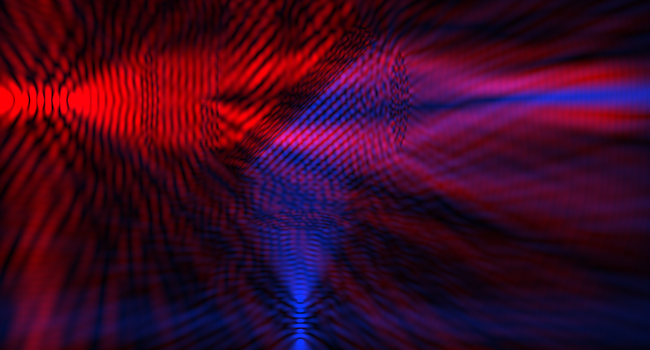
#> input picture pywavedude_frame_1795177148.png, 650 x 350 px
$ python -i project.py   (imports and definitions only)
#> lines starting #> are read from the running program, lines starting #| are printed output that depends on the picture
# SPDX-License-Identifier: GPL-3.0-or-later
# PyWaveDude: Python port of WaveDude Next (C) Alexander Graef, after Jeroen Vleggaar (Huygens Optics) and 0x23.
"""The project and its ``.wdproj`` file (port of ``Model/Project.cs`` and the XmlSerializer layout it uses).

The file is sparse XML: an attribute per property that differs from its default, named as the C# property
(``RefractiveIndex``, ``AX``), children for lists (``<Node>``, ``<Point>``, ``<Layer>``, ``<Array>``). Attributes this
port does not model (graph boxes, export flags, …) are kept on the object they were read with and written back,
so a round trip through PyWaveDude does not lose them. Version upgrades of older files follow ``Project.Load``.
"""

from __future__ import annotations

import base64
import dataclasses
import io
import math
import random
import xml.etree.ElementTree as ET
from dataclasses import dataclass, field
from enum import Enum
from pathlib import Path

import numpy as np

from .engine.sources import PointSource
from .parts import model as pm
from .probes import Probe, ProbeBoxSize, ProbeKind
from .render import ColorScheme

CURRENT_VERSION = 4
EXTRA = "_xml_extra"          # unknown attributes kept per object: {name: text}
EXTRA_CHILDREN = "_xml_children"


# ====================================================================== the project
@dataclass
class SceneSettings:
    use_image: bool = False            # Mode = Image
    image_name: str = ""               # Image: the file name shown
    image_path: str = ""               # ImagePath: where it came from (relative to the project when possible)
    width: int = 1920
    height: int = 1080
    refractive_index: float = 1.0
    open_edges: bool = True            # Edges = Open / Reflective
    damping_edge: int = -32
    image_sources: bool = False
    image_source_scale: float = 1.0
    object_sources: bool = True


@dataclass
class SimSettings:
    steps: int = 2500
    visualize_every: int = 2
    fourth_order: bool = True
    wave_speed: float = 1.0
    source_frequency_scale: float = 2.0
    time_decay: float = 10.0
    intensity_scale: float = 1.0
    # the app's own, not in the file
    backend: str = "auto"
    preview: str = "Half"
    rerun_on_edit: bool = True
    split_wavelengths: bool = False         # one simulation per wavelength: per-colour intensity
    preview_frames: int = 1                 # the preview run keeps every n-th frame (1, 2, 4)


@dataclass
class DisplaySettings:
    layer: str = "Both"
    arrangement: str = "Stacked"            # the app's own: "Stacked" or "Side by side"
    handles: bool = True                    # handles of every object (off: the selected object's only)
    labels: bool = True                     # names beside the handles
    field_scheme: str = "Default field"
    intensity_scheme: str = "Default intensity"
    field_brightness: float = 30.0
    intensity_brightness: float = 30.0
    field_black: float = -0.05
    intensity_black: float = 0.0
    markers: bool = True
    outline: bool = True
    outline_gain: float = 3.0
    auto_brightness: bool = False
    fps: int = 60
    quality: int = 85
    graphs_in_preview: bool = False         # the app's own (not written to project files) ...
    probe_colours: bool = True              # intensity probe graphs: a curve per wavelength (separate wavelengths)
    grid: bool = True                       # ... grid over the preview, never exported
    grid_step: int = 25
    grid_opacity: float = 0.25
    grid_snap: bool = True                  # element centres stick to grid lines and nodes
    true_colour: bool = True                # split runs: each wavelength's intensity in its own colour
    nm_per_px: float = 0.0                  # wavelength in px → nm for the colours; 0 spreads them over 450–650 nm
    export_from: int = 0
    export_to: int = 0
    probe_graphs_in_export: bool = True
    probe_markers_in_export: bool = True
    source_markers_in_export: bool = False
    labels_in_export: bool = True           # names of parts, sources and probes in exported frames (this port)


@dataclass
class Project:
    scene: SceneSettings = field(default_factory=SceneSettings)
    sim: SimSettings = field(default_factory=SimSettings)
    display: DisplaySettings = field(default_factory=DisplaySettings)
    sources: list[PointSource] = field(default_factory=list)
    parts: list[pm.OpticalPart] = field(default_factory=list)
    probes: list[Probe] = field(default_factory=list)
    color_schemes: list[ColorScheme] = field(default_factory=list)
    seed: int = field(default_factory=lambda: random.randint(1, 2 ** 31 - 2))
    description: str = ""
    image_bytes: bytes | None = None   # ImageData: the embedded scene image file, as it was read
    path: str = ""                     # where it was loaded from or saved to (not written)

    # [18 lines left out: functions scene_rgb, embed_image, not called in this run]


# ====================================================================== names and values
SPECIAL = {"ax": "AX", "ay": "AY", "bx": "BX", "by": "BY", "r1": "R1", "r2": "R2", "y_min": "YMin", "y_max": "YMax",
           "y_scale": "YScale"}
PART_ELEMENTS = {
    "Lens": pm.LensPart, "Polygon": pm.PolygonPart, "Rectangle": pm.RectanglePart, "Ellipse": pm.EllipsePart,
    "Triangle": pm.TrianglePart, "Outline": pm.OutlinePart, "Fiber": pm.FiberPart,
    "BraggReflector": pm.BraggReflectorPart, "GrinLens": pm.GrinLensPart, "XorGate": pm.XorGatePart,
    "AndGate": pm.AndGatePart, "OrGate": pm.OrGatePart, "ZonePlate": pm.ZonePlatePart, "Diffuser": pm.DiffuserPart,
    "InterferenceFilter": pm.InterferenceFilterPart, "SimpleGrating": pm.SimpleGratingPart,
    "FacettedGrating": pm.FacettedGratingPart, "MetaLens": pm.MetaLensPart, "MetaPrism": pm.MetaPrismPart,
    "MetaAxicon": pm.MetaAxiconPart, "FresnelLens": pm.FresnelLensPart,
    "PhaseStepPlate": pm.PhaseStepPlatePart, "DichroicMirror": pm.DichroicMirrorPart,   # this port only
}
ELEMENT_OF = {cls: name for name, cls in PART_ELEMENTS.items()}
# what an absent attribute means in a file: the C# initialisers, where a new part from the tree is set up otherwise
FILE_DEFAULTS = {
    pm.FresnelLensPart: dict(diameter=200, r1=300.0, r2=-300.0, thickness=40),
    pm.SimpleGratingPart: dict(mirror=False),
    pm.DiffuserPart: dict(front_coated=True, sides_coated=True),
    pm.MetaLensPart: dict(sides_coated=True), pm.MetaPrismPart: dict(sides_coated=True),
    pm.MetaAxiconPart: dict(sides_coated=True),
    pm.InterferenceFilterPart: dict(layers=[]), pm.FiberPart: dict(nodes=[]), pm.OutlinePart: dict(points=[]),
}
NOT_IN_FILE = {"project_seed", "frequency_scale", "composite", "size_x", "size_y", "spacing_x", "spacing_y",
               "array_angle", "random_frequency", "random_phase", "random_off_width", "random_position"}
ARRAY_FIELDS = {"size_x": "SizeX", "size_y": "SizeY", "spacing_x": "SpacingX", "spacing_y": "SpacingY",
                "array_angle": "Angle", "random_frequency": "RandomFrequency", "random_phase": "RandomPhase",
                "random_off_width": "RandomOffWidth", "random_position": "RandomPosition"}


# [104 lines left out: functions xml_name, parse, fmt, _defaults, _read_attrs, _always and 3 more, not called in this run]


def loads(data: bytes | str, folder: Path | None = None, image_bytes: bytes | None = None) -> Project:
    """A project from its XML; ``image_bytes`` stands in for a scene image the XML does not embed."""
    root = ET.fromstring(data)
    if root.tag != "Project":
        raise ValueError("The document is not a WaveDude Next project.")
    p = Project(seed=int(root.get("Seed", "0")))
    version = int(root.get("Version", "1"))
    desc = root.find("Description")
    p.description = desc.text or "" if desc is not None else ""
    p.image_bytes = image_bytes
    _load_scene(p, root.find("Scene"), version, folder or Path.cwd())
    _load_simulation(p, root.find("Simulation"))
    _load_display(p, root.find("Display"), version)
    _load_app(p, root.find(APP_ELEMENT))
    version_items = _load_items(root, version)
    p.sources += version_items["sources"]
    p.parts += version_items["parts"]
    p.probes += version_items["probes"]
    p.color_schemes += version_items["color_schemes"]
    for part in p.parts:
        _attach(p, part)
    return p


# [28 lines left out: functions _attach, _load_items, not called in this run]


# ====================================================================== objects as text (clipboard)
FRAGMENT = "WaveDudeObjects"


# [85 lines left out: functions items_to_xml, items_from_xml, _load_scene, _load_simulation, _load_display, not called in this run]


APP_ELEMENT = "PyWaveDude"
APP_SETTINGS = (("sim", "split_wavelengths", "SplitWavelengths"), ("display", "graphs_in_preview", "GraphsInPreview"),
                ("display", "probe_colours", "ProbeColours"),
                ("display", "grid", "Grid"), ("display", "grid_step", "GridStep"),
                ("display", "grid_opacity", "GridOpacity"), ("display", "grid_snap", "GridSnap"),
                ("display", "true_colour", "TrueColour"), ("display", "nm_per_px", "NmPerPixel"),
                ("display", "layer", "Layer"), ("display", "arrangement", "Arrangement"),
                ("display", "handles", "HandlesInPreview"), ("display", "labels", "LabelsInPreview"),
                ("display", "labels_in_export", "LabelsInExport"),
                ("sim", "preview", "PreviewResolution"), ("sim", "preview_frames", "PreviewFrames"))


# [255 lines left out: functions _load_app, _save_app, _load_source, _load_part, save, dumps and 8 more, not called in this run]

>>> import cv2
>>> picture = cv2.imread('../../pywavedude_frame_1795177148.png', cv2.IMREAD_GRAYSCALE)
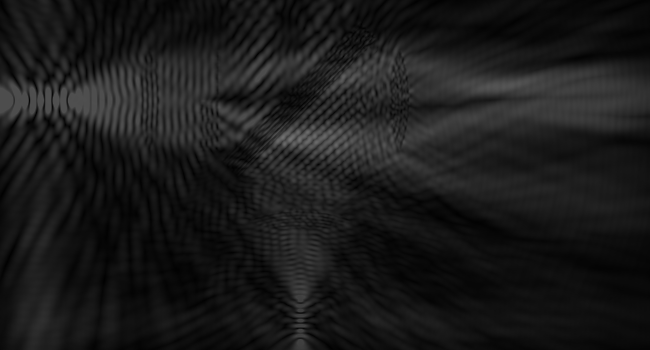
#> picture: shape (350, 650); min 1, max 116, mean 26.2
#> (the run stopped early here; a loop or call above may not have finished)
